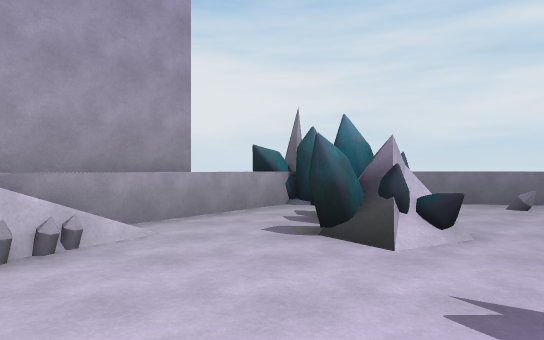
[1] (above)

18 first-person views from a walk through a Unity game level. The camera is 1.5 m above the floor, looks level and sees 75° across. The floor is counted in squares, 2 m on a side. Each view is taken from the middle of a square. On the plan, view 1 faces up. The plan holds only what a view shows up to about 11 squares ahead; the rest is blank. The place goes on beyond the plan. Some animated figures are not drawn. Some surface patterns are stand-ins.

[2]
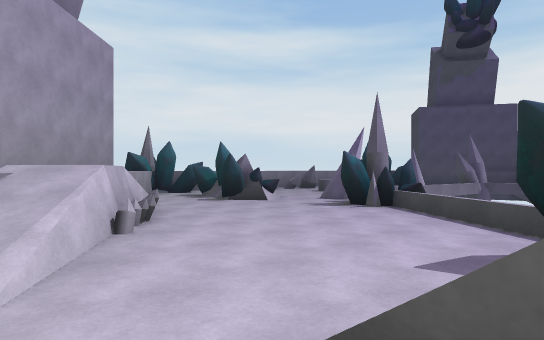

[3]
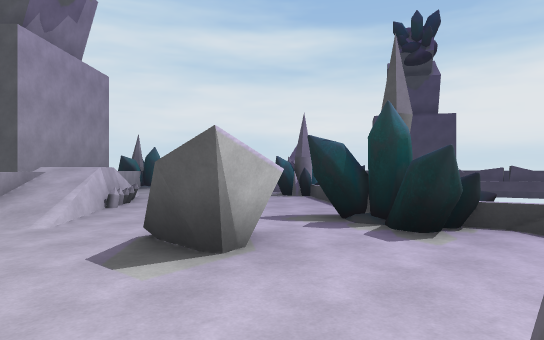

[4]
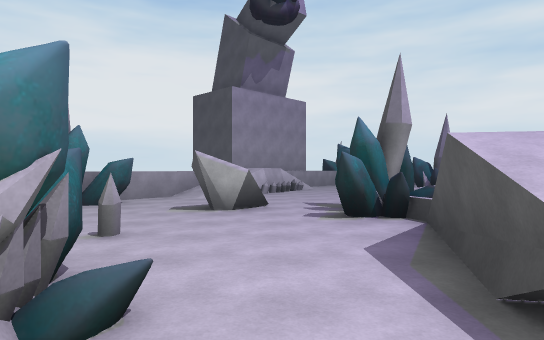

[5]
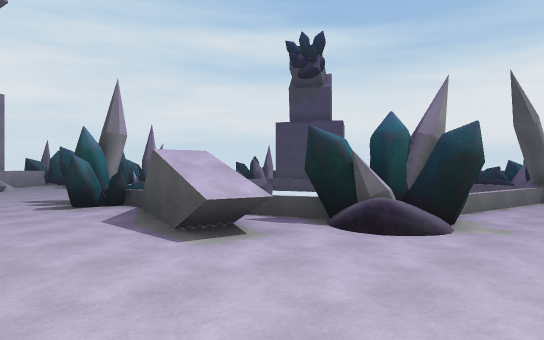

[6]
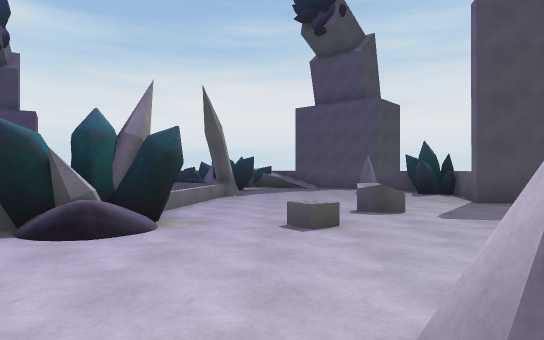

[7]
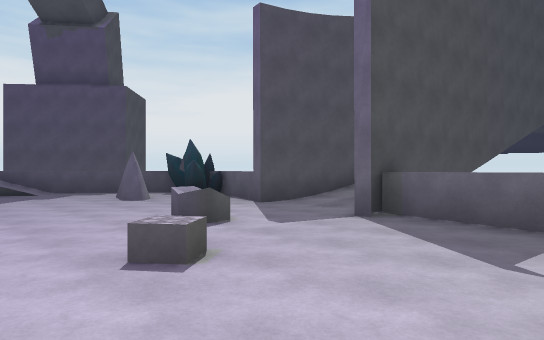

[8]
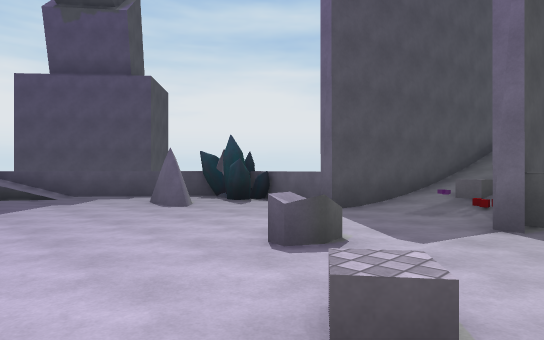

[9]
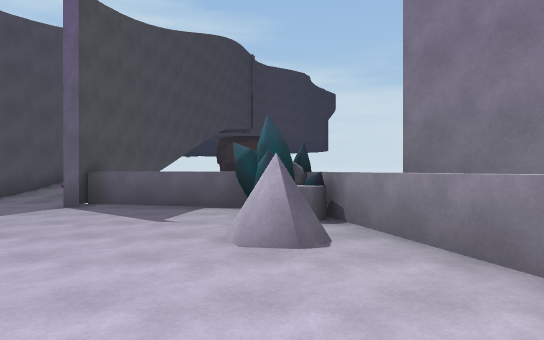

[10]
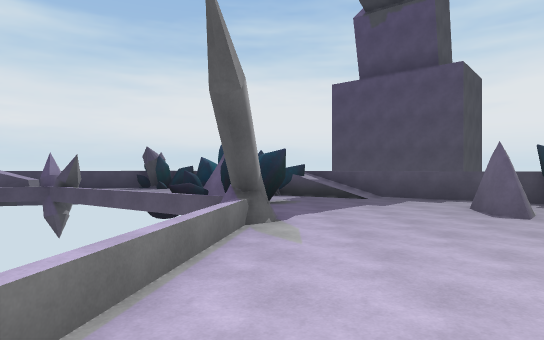

[11]
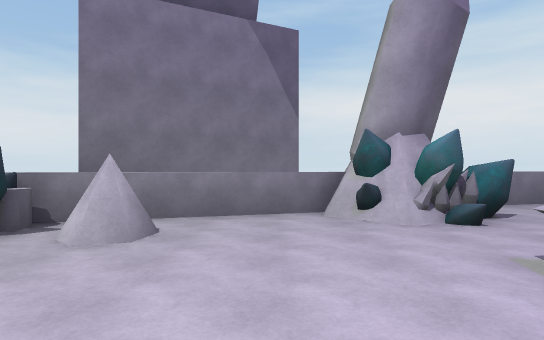

[12]
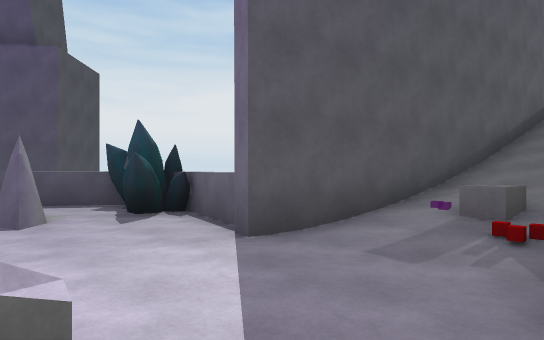

[13]
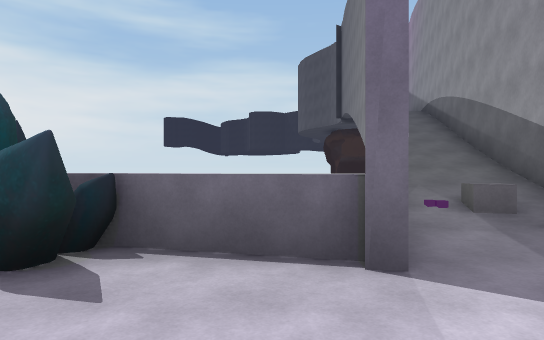

[14]
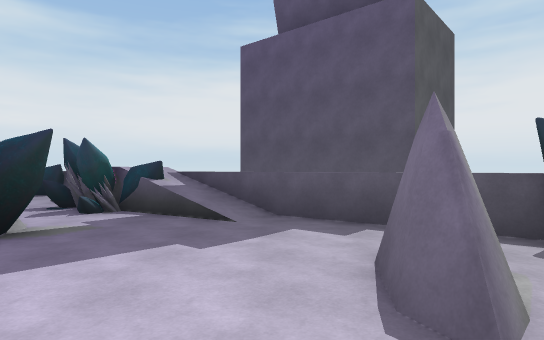

[15]
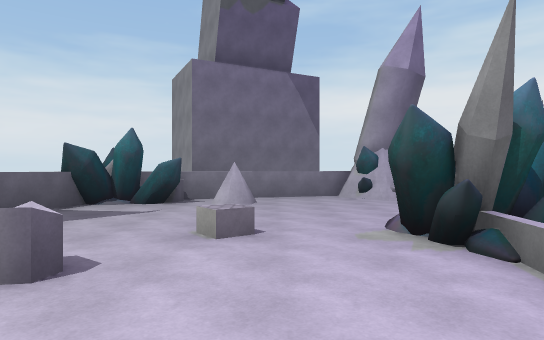

[16]
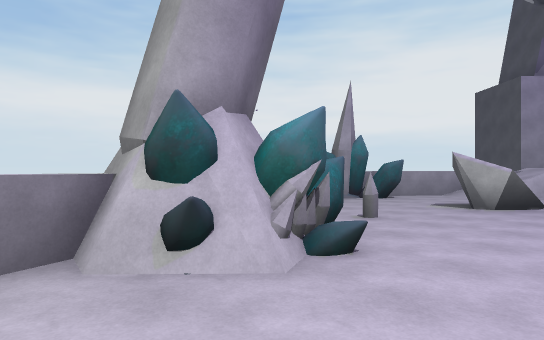

[17]
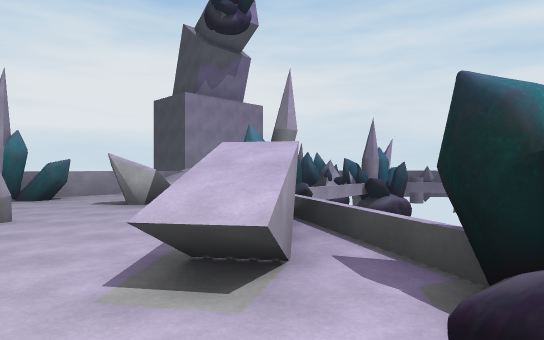

[18]
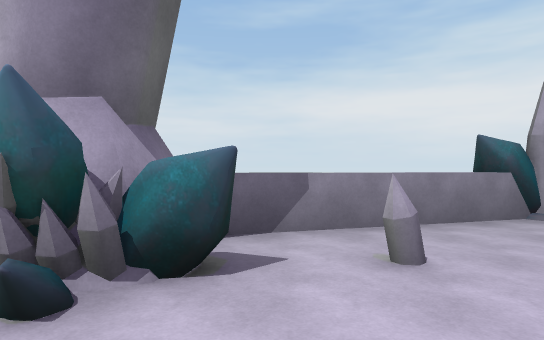

### Floor plan
Key: @ floor where view 1 was taken; # wall or solid block; x gap in a wall; . main floor; : floor 0.25 m higher than the main floor; + floor 0.5 m higher than the main floor; / step, stairs or slope; = window, fence, low wall or low ledge; ^ raised ledge; C cube; R red cube; Y cylinder; O other object.
Columns run from 8 left of view 1 to 16 right of it. Each row starts with its distance up from view 1.
  9         #
  8         #OO^^^^
  7       ###.O...
  6       #=.O....
  5      ##..##..
  4    ###/..#O..
  3    ###=.....
  2    ##=.....#
  1   #==.....OO#=
  0   =//...@.#O  #=
 -1  ##......=#
 -2 OO../...==
 -3 #...//.OO
 -4 O.....O##
 -5  ^......=        =      O
 -6  ^.#...=^        x#     O
 -7  ^.....#^              .O
 -8   ##..###            ...#
 -9   ###.####     = OO ..
-10  ###....^#:^^=## ##.O
-11  ##^.............O.OO
-12   #^...............#O
-13   #^.#...C.........==#
-14   ##YY....^........=##
-15   # OO.........##..###
-16     O#............=###
-17       ^^^#..#=#O#O ###
-18          #R/#   #
-19         #/C+#
-20         #///#
-21         #//##
-22         #//#
-23         #//#
-24         #//#

Positions as (right, up) in squares from view 1, and headings:
1: (0, 0), facing up
2: (-5, -3), facing up-right
3: (-6, -6), facing up-right
4: (-3, -10), facing up
5: (-4, -12), facing up-right
6: (-4, -12), facing right
7: (-2, -11), facing down-right
8: (0, -11), facing down-right
9: (-3, -9), facing down
10: (1, -11), facing right
11: (1, -11), facing left
12: (1, -14), facing down-right
13: (5, -14), facing down
14: (5, -14), facing right
15: (5, -12), facing left
16: (-2, -11), facing up-left
17: (-1, -11), facing up
18: (-2, -7), facing left
